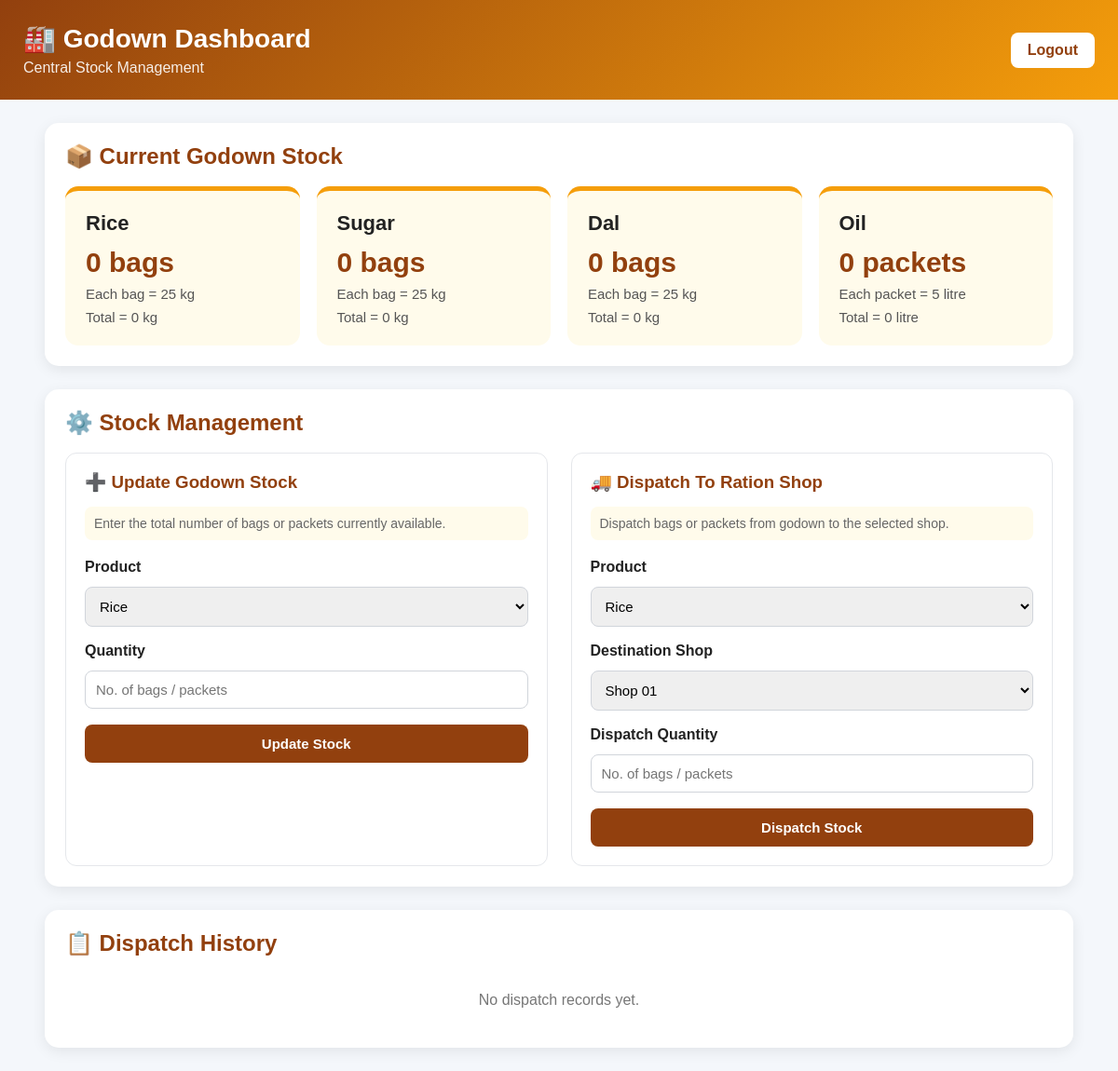
The page /godown (signed in) on the database its author committed.
### tables this page shows
CREATE TABLE godown_stock(
        id INTEGER PRIMARY KEY AUTOINCREMENT,
        product TEXT UNIQUE NOT NULL,
        quantity REAL DEFAULT 0
    );

### app.py (the view, shortened to what this page needs)
@app.route("/godown", methods=["GET", "POST"])
@login_required("godown")
def godown():
    con = get_db()
    stocks = con.execute("""
        SELECT *
        FROM godown_stock
        ORDER BY id
    """).fetchall()
    dispatches = con.execute("""
        SELECT *
        FROM dispatch
        ORDER BY id DESC
    """).fetchall()
    con.close()
    return render_template(
        "godown.html",
        stocks=stocks,
        dispatches=dispatches,
        products=PRODUCTS,
        shops=SHOPS
    )

### app.py (called while the page is built)
def get_db():
    con = sqlite3.connect(DB)
    con.row_factory = sqlite3.Row
    return con

def login_required(role=None):
    def decorator(function):
        @wraps(function)
        def wrapper(*args, **kwargs):
            if "username" not in session:
                return redirect(url_for("login"))
            if role and session.get("role") != role:
                flash("Access denied.")
                return redirect(url_for("home"))
            return function(*args, **kwargs)
        return wrapper
    return decorator

### templates/godown.html (shortened to what this page needs)
<!DOCTYPE html>
<html lang="en">
<head>
</head>
<body>
<div class="header">
    <div>
        <h1>🏭 Godown Dashboard</h1>
        <p>Central Stock Management</p>
    </div>
    <a href="{{ url_for('logout') }}" class="logout">
        Logout
    </a>
</div>
<div class="container">
    <div class="section">
        <h2>📦 Current Godown Stock</h2>
        <div class="stock-grid">
            {% for stock in stocks %}
            <div class="stock-card">
                <div class="product">
                    {{ stock.product }}
                </div>
                {% if stock.product == "Oil" %}
                    <div class="big-number">
                        {{ stock.quantity|int }} packets
                    </div>
                    <div class="equivalent">
                        Each packet = 5 litre
                    </div>
                    <div class="equivalent">
                        Total = {{ (stock.quantity * 5)|int }} litre
                    </div>
                {% else %}
                    <div class="big-number">
                        {{ stock.quantity|int }} bags
                    </div>
                    <div class="equivalent">
                        Each bag = 25 kg
                    </div>
                    <div class="equivalent">
                        Total = {{ (stock.quantity * 25)|int }} kg
                    </div>
                {% endif %}
            </div>
            {% endfor %}
        </div>
    </div>
    <div class="section">
        <h2>⚙️ Stock Management</h2>
        <div class="forms-grid">
            <div class="form-box">
                <h3>➕ Update Godown Stock</h3>
                <div class="note">
                    Enter the total number of bags or packets currently available.
                </div>
                <form method="POST">
                    <label>Product</label>
                    <select name="product" required>
                        <option value="Rice">Rice</option>
                    </select>
                    <label>Quantity</label>
                    <input
                        type="number"
                        name="quantity"
                        min="0"
                        step="1"
                        placeholder="No. of bags / packets"
                        required
                    >
                    <button type="submit">
                        Update Stock
                    </button>
                </form>
            </div>
            <div class="form-box">
                <h3>🚚 Dispatch To Ration Shop</h3>
                <div class="note">
                    Dispatch bags or packets from godown to the selected shop.
                </div>
                <form method="POST">
                    <label>Product</label>
                    <select name="product" required>
                        <option value="Rice">Rice</option>
                    </select>
                    <label>Destination Shop</label>
                    <select name="shop" required>
                        <option value="Shop 01">Shop 01</option>
                    </select>
                    <label>Dispatch Quantity</label>
                    <input
                        type="number"
                        name="quantity"
                        min="1"
                        step="1"
                        placeholder="No. of bags / packets"
                        required
                    >
                    <button type="submit">
                        Dispatch Stock
                    </button>
                </form>
            </div>
        </div>
    </div>
    <div class="section">
        <h2>📋 Dispatch History</h2>
        <div class="table-box">
            {% if dispatches %}
            <table>
                <thead>
                    <tr>
                        <th>Product</th>
                        <th>Quantity</th>
                        <th>Unit</th>
                        <th>Destination</th>
                        <th>Date</th>
                    </tr>
                </thead>
                <tbody>
                    {% for item in dispatches %}
                    <tr>
                        <td>
                            {{ item.product }}
                        </td>
                        <td>
                            {{ item.quantity|int }}
                        </td>
                        <td>
                            {% if item.product == "Oil" %}
                                Packets
                            {% else %}
                                Bags
                            {% endif %}
                        </td>
                        <td>
                            <span class="shop-badge">
                                {{ item.shop }}
                            </span>
                        </td>
                        <td>
                            {{ item.dispatch_date }}
                        </td>
                    </tr>
                    {% endfor %}
                </tbody>
            </table>
            {% else %}
            <div class="empty">
                No dispatch records yet.
            </div>
            {% endif %}
        </div>
    </div>
</div>
</body>
</html>

### templates/godown.html (style rules this page uses)
* { box-sizing: border-box; margin: 0; padding: 0; font-family: Arial, sans-serif; }
body { background: #f4f7fb; color: #222; }
.header { background: linear-gradient(135deg, #92400e, #f59e0b); color: white; padding: 25px; display: flex; justify-content: space-between; align-items: center; flex-wrap: wrap; gap: 15px; }
.header h1 { font-size: 28px; }
.header p { margin-top: 6px; opacity: 0.9; }
.logout { background: white; color: #92400e; text-decoration: none; padding: 10px 18px; border-radius: 8px; font-weight: bold; }
.container { width: 92%; max-width: 1250px; margin: 25px auto; }
.section { background: white; padding: 22px; border-radius: 15px; box-shadow: 0 4px 15px rgba(0,0,0,0.08); margin-bottom: 25px; }
.section h2 { color: #92400e; margin-bottom: 18px; }
.stock-grid { display: grid; grid-template-columns: repeat(auto-fit, minmax(220px, 1fr)); gap: 18px; }
.stock-card { background: #fffbeb; border-radius: 14px; padding: 22px; border-top: 5px solid #f59e0b; }
.product { font-size: 22px; font-weight: bold; margin-bottom: 12px; }
.big-number { font-size: 30px; font-weight: bold; color: #92400e; }
.equivalent { color: #555; margin-top: 8px; font-size: 15px; }
.forms-grid { display: grid; grid-template-columns: repeat(auto-fit, minmax(300px, 1fr)); gap: 25px; }
.form-box { border: 1px solid #e5e7eb; padding: 20px; border-radius: 12px; }
.form-box h3 { color: #92400e; margin-bottom: 15px; }
.note { background: #fffbeb; padding: 10px; border-radius: 8px; margin-bottom: 15px; color: #666; font-size: 14px; }
form { display: grid; gap: 12px; }
label { font-weight: bold; margin-top: 5px; }
input, select { width: 100%; padding: 11px; border: 1px solid #d1d5db; border-radius: 8px; font-size: 15px; }
button { border: none; background: #92400e; color: white; padding: 12px; border-radius: 8px; font-size: 15px; font-weight: bold; cursor: pointer; margin-top: 5px; }
.table-box { overflow-x: auto; }
.empty { text-align: center; color: #777; padding: 20px; }

### rows shown on the page
godown_stock: product "Rice", quantity "0", (stock.quantity*25)|int "0"
godown_stock: product "Sugar", quantity "0", (stock.quantity*25)|int "0"
godown_stock: product "Dal", quantity "0", (stock.quantity*25)|int "0"
godown_stock: product "Oil", quantity "0", (stock.quantity*5)|int "0"
